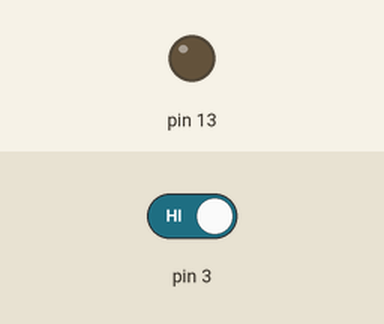
Simulated run of this sketch. Board: Arduino Uno, built with avr-gcc and run on an emulated ATmega328P. Parts: output pins drawn as LEDs (lit = HIGH). Inputs (shaded band) come from the test bench; at power-on: pin 3 HIGH. What the sketch prints to the serial monitor is not drawn.

Above: at 1.2 s.
1.3 s: pin 3 driven LOW
At 1.8 s:
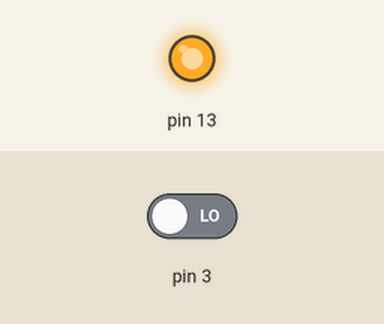
2.8 s: pin 3 driven HIGH
At 4.1 s:
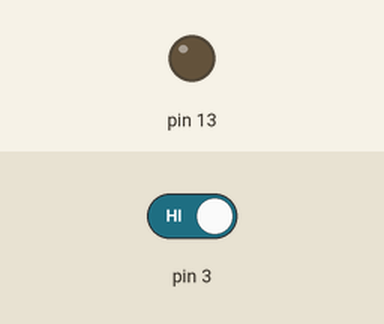
Timing chart, 0 to 5.8 s (numbered marks = the images above; inputs shaded):
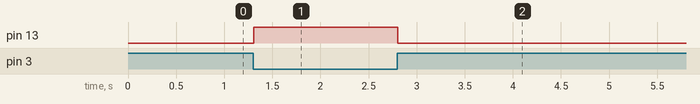

Measured:
- after the input at 1.3 s, pin 13: LOW → HIGH at once
- after the input at 2.8 s, pin 13: HIGH → LOW at once

The sketch:

led_with_pir1.ino
```cpp
// C++ code
//
void setup()
{
  pinMode(3,INPUT);
  pinMode(13,OUTPUT);
  Serial.begin(9600);
}

void loop()
{
  int a=digitalRead(3);
  Serial.println(a);
  if(a==0)
  {
    digitalWrite(13,HIGH);
  }
  else{
    digitalWrite(13,LOW);
  }
}
```
